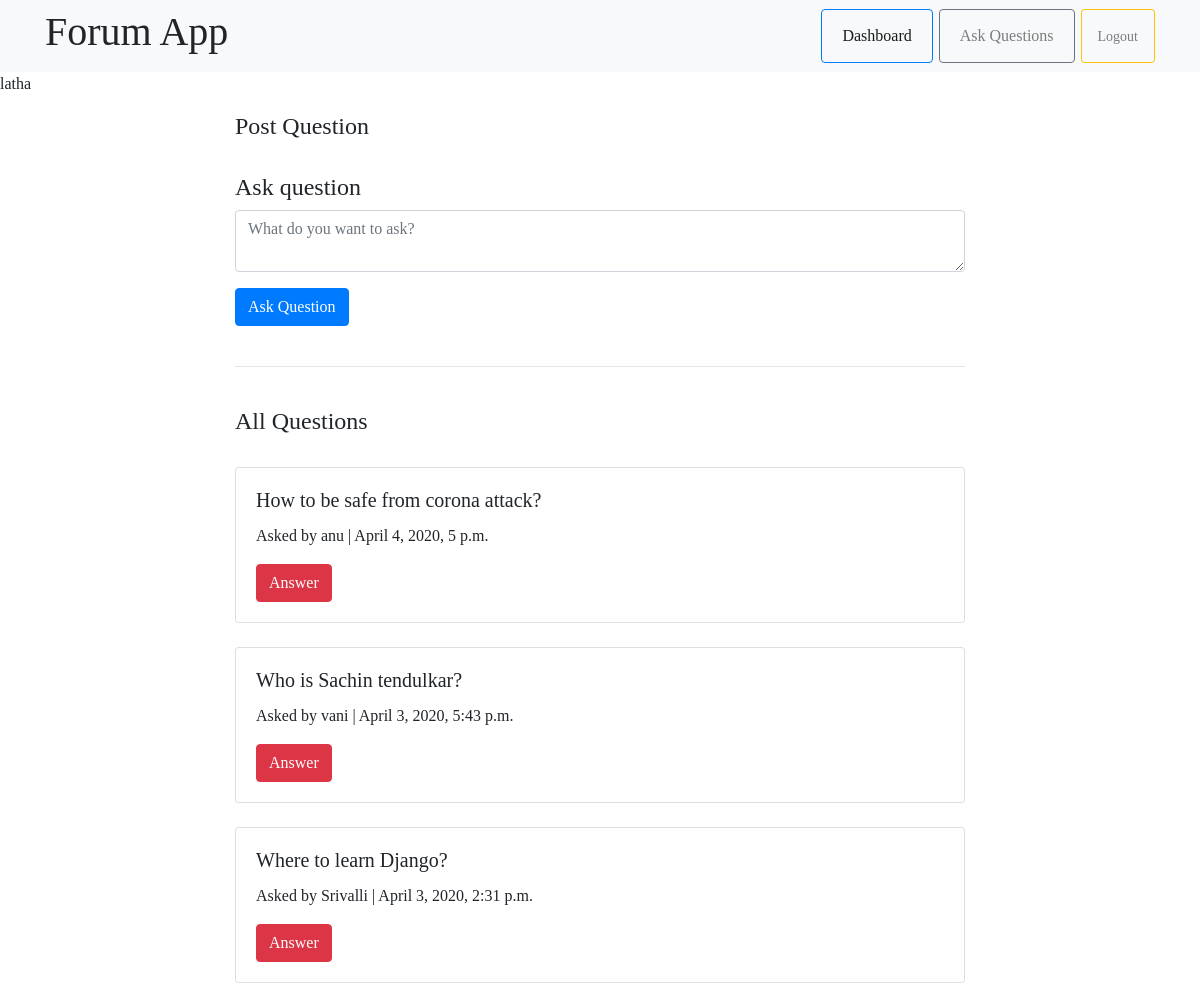
Page /questions/ (signed in) on the committed database.
### quora/models.py (models this page shows, shortened)
class Question(models.Model):
    author= models.ForeignKey(User, on_delete=models.CASCADE)
    question= models.CharField(max_length=300,null=True, blank=True)
    timestamp= models.DateTimeField(auto_now=True,blank=True)

### quora/views.py (the view, shortened to what this page needs)
# urls.py: path('questions/',questions),
def questions(request):
    all_questions = Question.objects.all().order_by('-timestamp')
    return render(request, "question.html", {"all_questions":all_questions, "user":request.user})

### quora/templates/question.html (shortened to what this page needs)
{% extends 'base1.html' %}
{% block body %}
<p>{{user.username}}</p>
	<div class="container">
		<div class="row">
			<div class="col-md-2"></div>
			<div class="col-md-8">
				<div class="sub-head">
					<h4>Post Question</h4>
				</div><br>
				<form action="/questions/" method="POST">
					<div class="form-group">
						<h4>Ask question</h4>
						<textarea class="form-control" name="question" placeholder="What do you want to ask?"></textarea>
					</div>
					<button type="submit" class="btn btn-primary">Ask Question</button>
				</form>
				<br>
				<hr>
				<br>
				<div class="sub-head">
					<h4>All Questions</h4>
				</div><br>
				{% for q in all_questions %}
					<div class="card">
						<div class="card-body">
							<h5 class="card-title">{{ q.question }}</h5>
							<p class="card-text">Asked by {{ q.author }} | {{ q.timestamp }}</p>
							<a href="/discussion/{{q.id}}/" class="btn btn-danger">Answer</a>
						</div>
					</div><br>
				{% endfor %}
			</div>
			<div class="col-md-2"></div>
		</div>
	</div>
{% endblock %}

### quora/templates/base1.html (style rules this page uses)
body { font-family:Georgia; }

### rows in the picture
Question: question "How to be safe from corona attack?", author "anu", timestamp "April 4, 2020, 5 p.m."
Question: question "Who is Sachin tendulkar?", author "vani", timestamp "April 3, 2020, 5:43 p.m."
Question: question "Where to learn Django?", author "Srivalli", timestamp "April 3, 2020, 2:31 p.m."

### other values in the picture
{{ user.username }} "latha"
